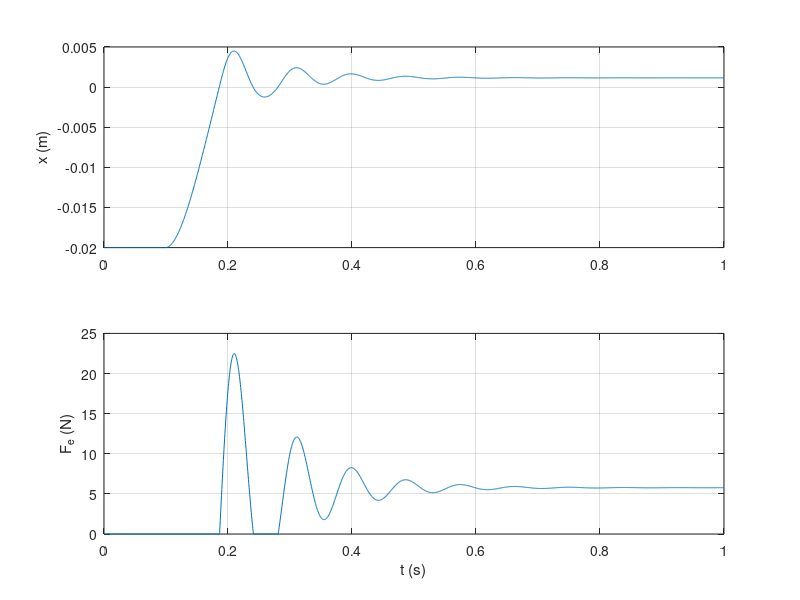

Source code (MATLAB):

m   = 1.0;
b   = 1.0;
k_p = 200.0;
k_d = 20.0;
k_e = 5e3;
x_s = 0.0;
F_max = 80.0;

dt = 5e-4;
T  = 1.0;
N  = round(T / dt);

x = -0.02;
v = 0.0;

xs = zeros(N,1);
Fs = zeros(N,1);
ts = (0:N-1)' * dt;

for i = 1:N
    t = ts(i);
    if t < 0.1
        xd = -0.02;
    else
        xd = 0.03;
    end

    if x <= x_s
        F_e = 0;
    else
        F_e = k_e * (x - x_s);
    end

    e = xd - x;
    u = k_p * e - k_d * v;

    if F_e > F_max
        u = u - (F_e - F_max);
    end

    a = (u - F_e - b * v) / m;
    v = v + dt * a;
    x = x + dt * v;

    xs(i) = x;
    Fs(i) = F_e;
end

% Plot results
figure; subplot(2,1,1);
plot(ts, xs); ylabel('x (m)'); grid on;
subplot(2,1,2);
plot(ts, Fs); ylabel('F_e (N)'); xlabel('t (s)'); grid on;
